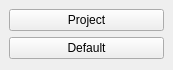
<?xml version="1.0" encoding="UTF-8"?>
<ui version="4.0">
 <class>MainWindow</class>
 <widget class="QMainWindow" name="MainWindow">
  <property name="geometry">
   <rect>
    <x>0</x>
    <y>0</y>
    <width>173</width>
    <height>70</height>
   </rect>
  </property>
  <property name="windowTitle">
   <string>LightRig</string>
  </property>
  <widget class="QWidget" name="centralwidget">
   <layout class="QVBoxLayout" name="verticalLayout">
    <item>
     <widget class="QPushButton" name="project_btn">
      <property name="text">
       <string>Project</string>
      </property>
     </widget>
    </item>
    <item>
     <widget class="QPushButton" name="default_btn">
      <property name="text">
       <string>Default</string>
      </property>
     </widget>
    </item>
   </layout>
  </widget>
 </widget>
 <resources/>
 <connections/>
</ui>
